Frame 1 (no input): blank canvas, image omitted
Frame 60 (the mouse pressed at the canvas centre just before this capture): blank canvas, image omitted
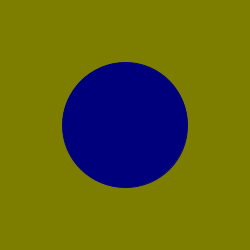
Frame 120 (the mouse held since frame 60 and released just before this capture)

The Processing sketch whose frames 1 and 60 were blank and that drew this single picture after the mouse press (run headless with seeded random() and noise(); from frame 60 on, the mouse is pressed at the canvas centre):

// Processing sketch: color_circle_background
// ── color_circle_background.pde
void setup() {
  size(250, 250);
  frameRate(20);
}
void draw() {
  background(mouseX, mouseY, 0);
  ellipse(width/2, height/2, mouseX, mouseY);
  stroke(0, 0, mouseX);
  fill(0, 0, mouseY);
}
